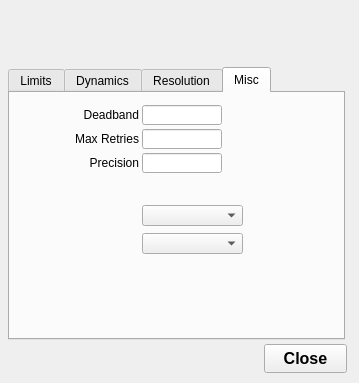
<?xml version="1.0" encoding="UTF-8"?>
<ui version="4.0">
 <class>SetupDialog</class>
 <widget class="QDialog" name="SetupDialog">
  <property name="geometry">
   <rect>
    <x>0</x>
    <y>0</y>
    <width>359</width>
    <height>383</height>
   </rect>
  </property>
  <property name="windowTitle">
   <string>Dialog</string>
  </property>
  <widget class="QPushButton" name="PushButtonExit">
   <property name="geometry">
    <rect>
     <x>264</x>
     <y>344</y>
     <width>83</width>
     <height>29</height>
    </rect>
   </property>
   <property name="font">
    <font>
     <pointsize>12</pointsize>
     <weight>75</weight>
     <bold>true</bold>
    </font>
   </property>
   <property name="text">
    <string>Close</string>
   </property>
   <property name="shortcut">
    <string/>
   </property>
   <property name="autoDefault">
    <bool>false</bool>
   </property>
  </widget>
  <widget class="QWidget" name="layoutWidget">
   <property name="geometry">
    <rect>
     <x>1</x>
     <y>9</y>
     <width>350</width>
     <height>50</height>
    </rect>
   </property>
   <layout class="QGridLayout" name="gridLayout">
    <item row="0" column="0">
     <widget class="QCaLabelPlugin" name="QCaLabelName">
      <property name="minimumSize">
       <size>
        <width>254</width>
        <height>16</height>
       </size>
      </property>
      <property name="font">
       <font>
        <pointsize>14</pointsize>
        <weight>75</weight>
        <bold>true</bold>
       </font>
      </property>
      <property name="alignment">
       <set>Qt::AlignCenter</set>
      </property>
      <property name="variable" stdset="0">
       <string>$(P):$(M):MOTR.NAME</string>
      </property>
     </widget>
    </item>
    <item row="1" column="0">
     <widget class="QCaLabelPlugin" name="QCaLabelDesc">
      <property name="minimumSize">
       <size>
        <width>260</width>
        <height>16</height>
       </size>
      </property>
      <property name="font">
       <font>
        <pointsize>12</pointsize>
        <weight>75</weight>
        <bold>true</bold>
       </font>
      </property>
      <property name="alignment">
       <set>Qt::AlignCenter</set>
      </property>
      <property name="variable" stdset="0">
       <string>$(P):$(M):MOTR.DESC</string>
      </property>
     </widget>
    </item>
    <item row="1" column="1">
     <widget class="QCaLabelPlugin" name="QCaLabelDesc_2">
      <property name="font">
       <font>
        <pointsize>12</pointsize>
        <weight>75</weight>
        <bold>true</bold>
       </font>
      </property>
      <property name="alignment">
       <set>Qt::AlignCenter</set>
      </property>
      <property name="variable" stdset="0">
       <string>$(P):$(M):MOTR.DTYP</string>
      </property>
     </widget>
    </item>
   </layout>
  </widget>
  <widget class="QTabWidget" name="tabWidget">
   <property name="geometry">
    <rect>
     <x>8</x>
     <y>67</y>
     <width>337</width>
     <height>273</height>
    </rect>
   </property>
   <property name="currentIndex">
    <number>3</number>
   </property>
   <widget class="QWidget" name="tab">
    <attribute name="title">
     <string>Limits</string>
    </attribute>
    <widget class="QCaLineEditPlugin" name="QCaLineEditHLM">
     <property name="geometry">
      <rect>
       <x>80</x>
       <y>40</y>
       <width>80</width>
       <height>21</height>
      </rect>
     </property>
     <property name="variable" stdset="0">
      <string>$(P):$(M):MOTR.HLM</string>
     </property>
     <property name="precision">
      <UInt>5</UInt>
     </property>
     <property name="addUnits">
      <bool>false</bool>
     </property>
    </widget>
    <widget class="QCaLineEditPlugin" name="QCaLineEditLLM">
     <property name="geometry">
      <rect>
       <x>80</x>
       <y>68</y>
       <width>80</width>
       <height>21</height>
      </rect>
     </property>
     <property name="variable" stdset="0">
      <string>$(P):$(M):MOTR.LLM</string>
     </property>
     <property name="precision">
      <UInt>5</UInt>
     </property>
     <property name="addUnits">
      <bool>false</bool>
     </property>
    </widget>
    <widget class="QCaLineEditPlugin" name="QCaLineEditDHLM">
     <property name="geometry">
      <rect>
       <x>172</x>
       <y>40</y>
       <width>80</width>
       <height>21</height>
      </rect>
     </property>
     <property name="variable" stdset="0">
      <string>$(P):$(M):MOTR.DHLM</string>
     </property>
     <property name="precision">
      <UInt>5</UInt>
     </property>
     <property name="addUnits">
      <bool>false</bool>
     </property>
    </widget>
    <widget class="QCaLineEditPlugin" name="QCaLineEditDLLM">
     <property name="geometry">
      <rect>
       <x>172</x>
       <y>68</y>
       <width>80</width>
       <height>21</height>
      </rect>
     </property>
     <property name="variable" stdset="0">
      <string>$(P):$(M):MOTR.DLLM</string>
     </property>
     <property name="precision">
      <UInt>5</UInt>
     </property>
     <property name="addUnits">
      <bool>false</bool>
     </property>
    </widget>
    <widget class="QLabel" name="label">
     <property name="geometry">
      <rect>
       <x>20</x>
       <y>44</y>
       <width>57</width>
       <height>15</height>
      </rect>
     </property>
     <property name="text">
      <string>High:</string>
     </property>
     <property name="alignment">
      <set>Qt::AlignRight|Qt::AlignTrailing|Qt::AlignVCenter</set>
     </property>
    </widget>
    <widget class="QLabel" name="label_2">
     <property name="geometry">
      <rect>
       <x>20</x>
       <y>68</y>
       <width>57</width>
       <height>15</height>
      </rect>
     </property>
     <property name="text">
      <string>Low:</string>
     </property>
     <property name="alignment">
      <set>Qt::AlignRight|Qt::AlignTrailing|Qt::AlignVCenter</set>
     </property>
    </widget>
    <widget class="QLabel" name="label_3">
     <property name="geometry">
      <rect>
       <x>80</x>
       <y>20</y>
       <width>57</width>
       <height>15</height>
      </rect>
     </property>
     <property name="text">
      <string>User</string>
     </property>
    </widget>
    <widget class="QLabel" name="label_4">
     <property name="geometry">
      <rect>
       <x>172</x>
       <y>20</y>
       <width>57</width>
       <height>15</height>
      </rect>
     </property>
     <property name="text">
      <string>Dial</string>
     </property>
    </widget>
   </widget>
   <widget class="QWidget" name="tab_2">
    <attribute name="title">
     <string>Dynamics</string>
    </attribute>
    <widget class="QCaLineEditPlugin" name="QCaLineEditSMAX">
     <property name="geometry">
      <rect>
       <x>152</x>
       <y>20</y>
       <width>80</width>
       <height>21</height>
      </rect>
     </property>
     <property name="variable" stdset="0">
      <string>$(P):$(M):MOTR.SMAX</string>
     </property>
     <property name="variableSubstitutions" stdset="0">
      <string>P=ESA:XPS1,M=m1</string>
     </property>
     <property name="precision">
      <UInt>5</UInt>
     </property>
     <property name="addUnits">
      <bool>false</bool>
     </property>
    </widget>
    <widget class="QCaLineEditPlugin" name="QCaLineEditS">
     <property name="geometry">
      <rect>
       <x>152</x>
       <y>48</y>
       <width>80</width>
       <height>21</height>
      </rect>
     </property>
     <property name="variable" stdset="0">
      <string>$(P):$(M):MOTR.S</string>
     </property>
     <property name="precision">
      <UInt>5</UInt>
     </property>
     <property name="addUnits">
      <bool>false</bool>
     </property>
    </widget>
    <widget class="QCaLineEditPlugin" name="QCaLineEditSBAK">
     <property name="geometry">
      <rect>
       <x>240</x>
       <y>48</y>
       <width>80</width>
       <height>21</height>
      </rect>
     </property>
     <property name="variable" stdset="0">
      <string>$(P):$(M):MOTR.SBAK</string>
     </property>
     <property name="precision">
      <UInt>5</UInt>
     </property>
     <property name="addUnits">
      <bool>false</bool>
     </property>
    </widget>
    <widget class="QCaLineEditPlugin" name="QCaLineEditSBAS">
     <property name="geometry">
      <rect>
       <x>152</x>
       <y>76</y>
       <width>80</width>
       <height>21</height>
      </rect>
     </property>
     <property name="variable" stdset="0">
      <string>$(P):$(M):MOTR.SBAS</string>
     </property>
     <property name="precision">
      <UInt>5</UInt>
     </property>
     <property name="addUnits">
      <bool>false</bool>
     </property>
    </widget>
    <widget class="QLabel" name="label_5">
     <property name="geometry">
      <rect>
       <x>44</x>
       <y>24</y>
       <width>105</width>
       <height>16</height>
      </rect>
     </property>
     <property name="text">
      <string>Max Speed (rps)</string>
     </property>
     <property name="alignment">
      <set>Qt::AlignRight|Qt::AlignTrailing|Qt::AlignVCenter</set>
     </property>
    </widget>
    <widget class="QLabel" name="label_6">
     <property name="geometry">
      <rect>
       <x>44</x>
       <y>48</y>
       <width>105</width>
       <height>16</height>
      </rect>
     </property>
     <property name="text">
      <string>Speed (rps)</string>
     </property>
     <property name="alignment">
      <set>Qt::AlignRight|Qt::AlignTrailing|Qt::AlignVCenter</set>
     </property>
    </widget>
    <widget class="QLabel" name="label_7">
     <property name="geometry">
      <rect>
       <x>36</x>
       <y>76</y>
       <width>113</width>
       <height>16</height>
      </rect>
     </property>
     <property name="text">
      <string>Base Speed (rps)</string>
     </property>
     <property name="alignment">
      <set>Qt::AlignRight|Qt::AlignTrailing|Qt::AlignVCenter</set>
     </property>
    </widget>
    <widget class="QCaLineEditPlugin" name="QCaLineEditSBAS_2">
     <property name="geometry">
      <rect>
       <x>152</x>
       <y>104</y>
       <width>80</width>
       <height>21</height>
      </rect>
     </property>
     <property name="variable" stdset="0">
      <string>$(P):$(M):MOTR.ACCL</string>
     </property>
     <property name="precision">
      <UInt>5</UInt>
     </property>
     <property name="addUnits">
      <bool>false</bool>
     </property>
    </widget>
    <widget class="QCaLineEditPlugin" name="QCaLineEditSBAS_3">
     <property name="geometry">
      <rect>
       <x>240</x>
       <y>104</y>
       <width>80</width>
       <height>21</height>
      </rect>
     </property>
     <property name="variable" stdset="0">
      <string>$(P):$(M):MOTR.BACC</string>
     </property>
     <property name="precision">
      <UInt>5</UInt>
     </property>
     <property name="addUnits">
      <bool>false</bool>
     </property>
    </widget>
    <widget class="QLabel" name="label_8">
     <property name="geometry">
      <rect>
       <x>36</x>
       <y>104</y>
       <width>113</width>
       <height>16</height>
      </rect>
     </property>
     <property name="text">
      <string>Accel Time (s)</string>
     </property>
     <property name="alignment">
      <set>Qt::AlignRight|Qt::AlignTrailing|Qt::AlignVCenter</set>
     </property>
    </widget>
    <widget class="QCaLineEditPlugin" name="QCaLineEditSBAS_4">
     <property name="geometry">
      <rect>
       <x>240</x>
       <y>132</y>
       <width>80</width>
       <height>21</height>
      </rect>
     </property>
     <property name="variable" stdset="0">
      <string>$(P):$(M):MOTR.BDST</string>
     </property>
     <property name="precision">
      <UInt>5</UInt>
     </property>
     <property name="addUnits">
      <bool>false</bool>
     </property>
    </widget>
    <widget class="QCaLineEditPlugin" name="QCaLineEditSBAS_5">
     <property name="geometry">
      <rect>
       <x>152</x>
       <y>160</y>
       <width>80</width>
       <height>21</height>
      </rect>
     </property>
     <property name="variable" stdset="0">
      <string>$(P):$(M):MOTR.FRAC</string>
     </property>
     <property name="precision">
      <UInt>5</UInt>
     </property>
     <property name="addUnits">
      <bool>false</bool>
     </property>
    </widget>
    <widget class="QCaLineEditPlugin" name="QCaLineEditSBAS_6">
     <property name="geometry">
      <rect>
       <x>152</x>
       <y>188</y>
       <width>80</width>
       <height>21</height>
      </rect>
     </property>
     <property name="variable" stdset="0">
      <string>$(P):$(M):MOTR.HVEL</string>
     </property>
     <property name="precision">
      <UInt>5</UInt>
     </property>
     <property name="addUnits">
      <bool>false</bool>
     </property>
    </widget>
    <widget class="QLabel" name="label_9">
     <property name="geometry">
      <rect>
       <x>4</x>
       <y>132</y>
       <width>121</width>
       <height>16</height>
      </rect>
     </property>
     <property name="text">
      <string>Backlash Dist (</string>
     </property>
     <property name="alignment">
      <set>Qt::AlignRight|Qt::AlignTrailing|Qt::AlignVCenter</set>
     </property>
    </widget>
    <widget class="QLabel" name="label_10">
     <property name="geometry">
      <rect>
       <x>36</x>
       <y>160</y>
       <width>113</width>
       <height>16</height>
      </rect>
     </property>
     <property name="text">
      <string>Move Fraction</string>
     </property>
     <property name="alignment">
      <set>Qt::AlignRight|Qt::AlignTrailing|Qt::AlignVCenter</set>
     </property>
    </widget>
    <widget class="QLabel" name="label_11">
     <property name="geometry">
      <rect>
       <x>12</x>
       <y>192</y>
       <width>93</width>
       <height>16</height>
      </rect>
     </property>
     <property name="text">
      <string>Home Speed (</string>
     </property>
     <property name="alignment">
      <set>Qt::AlignRight|Qt::AlignTrailing|Qt::AlignVCenter</set>
     </property>
    </widget>
    <widget class="QCaLabelPlugin" name="qcalabelplugin">
     <property name="geometry">
      <rect>
       <x>124</x>
       <y>132</y>
       <width>29</width>
       <height>16</height>
      </rect>
     </property>
     <property name="alignment">
      <set>Qt::AlignCenter</set>
     </property>
     <property name="variable" stdset="0">
      <string>$(P):MOTR.EGU</string>
     </property>
     <property name="variableSubstitutions" stdset="0">
      <string>P=ESA:XPS1:m1:1</string>
     </property>
    </widget>
    <widget class="QLabel" name="label_12">
     <property name="geometry">
      <rect>
       <x>152</x>
       <y>132</y>
       <width>16</width>
       <height>16</height>
      </rect>
     </property>
     <property name="text">
      <string>)</string>
     </property>
    </widget>
    <widget class="QCaLabelPlugin" name="qcalabelplugin_2">
     <property name="geometry">
      <rect>
       <x>104</x>
       <y>192</y>
       <width>29</width>
       <height>16</height>
      </rect>
     </property>
     <property name="alignment">
      <set>Qt::AlignCenter</set>
     </property>
     <property name="variable" stdset="0">
      <string>$(P):MOTR.EGU</string>
     </property>
     <property name="variableSubstitutions" stdset="0">
      <string>P=ESA:XPS1:m1:1</string>
     </property>
    </widget>
    <widget class="QLabel" name="label_13">
     <property name="geometry">
      <rect>
       <x>132</x>
       <y>192</y>
       <width>16</width>
       <height>16</height>
      </rect>
     </property>
     <property name="text">
      <string>/s)</string>
     </property>
    </widget>
    <widget class="QLabel" name="label_28">
     <property name="geometry">
      <rect>
       <x>152</x>
       <y>2</y>
       <width>57</width>
       <height>15</height>
      </rect>
     </property>
     <property name="text">
      <string>Normal</string>
     </property>
    </widget>
    <widget class="QLabel" name="label_29">
     <property name="geometry">
      <rect>
       <x>240</x>
       <y>2</y>
       <width>57</width>
       <height>15</height>
      </rect>
     </property>
     <property name="text">
      <string>Backlash</string>
     </property>
    </widget>
   </widget>
   <widget class="QWidget" name="tab_3">
    <attribute name="title">
     <string>Resolution</string>
    </attribute>
    <widget class="QCaLineEditPlugin" name="qcalineeditplugin">
     <property name="geometry">
      <rect>
       <x>116</x>
       <y>12</y>
       <width>89</width>
       <height>20</height>
      </rect>
     </property>
     <property name="variable" stdset="0">
      <string>$(P):$(M):MOTR.EGU</string>
     </property>
     <property name="variableSubstitutions" stdset="0">
      <string>P=ESA:XPS1,M=m1</string>
     </property>
    </widget>
    <widget class="QLabel" name="label_14">
     <property name="geometry">
      <rect>
       <x>56</x>
       <y>14</y>
       <width>57</width>
       <height>15</height>
      </rect>
     </property>
     <property name="text">
      <string>Units</string>
     </property>
     <property name="alignment">
      <set>Qt::AlignRight|Qt::AlignTrailing|Qt::AlignVCenter</set>
     </property>
    </widget>
    <widget class="QCaLineEditPlugin" name="qcalineeditplugin_2">
     <property name="geometry">
      <rect>
       <x>116</x>
       <y>36</y>
       <width>89</width>
       <height>20</height>
      </rect>
     </property>
     <property name="variable" stdset="0">
      <string>$(P):$(M):MOTR.SREV</string>
     </property>
     <property name="variableSubstitutions" stdset="0">
      <string>P=ESA:XPS1,M=m1</string>
     </property>
     <property name="addUnits">
      <bool>false</bool>
     </property>
    </widget>
    <widget class="QCaLineEditPlugin" name="qcalineeditplugin_3">
     <property name="geometry">
      <rect>
       <x>116</x>
       <y>60</y>
       <width>89</width>
       <height>20</height>
      </rect>
     </property>
     <property name="variable" stdset="0">
      <string>$(P):$(M):MOTR.UREV</string>
     </property>
     <property name="variableSubstitutions" stdset="0">
      <string>P=ESA:XPS1,M=m1</string>
     </property>
     <property name="addUnits">
      <bool>false</bool>
     </property>
    </widget>
    <widget class="QCaLineEditPlugin" name="qcalineeditplugin_4">
     <property name="geometry">
      <rect>
       <x>116</x>
       <y>84</y>
       <width>89</width>
       <height>20</height>
      </rect>
     </property>
     <property name="variable" stdset="0">
      <string>$(P):$(M):MOTR.ERES</string>
     </property>
     <property name="variableSubstitutions" stdset="0">
      <string>P=ESA:XPS1,M=m1</string>
     </property>
     <property name="addUnits">
      <bool>false</bool>
     </property>
    </widget>
    <widget class="QCaLineEditPlugin" name="qcalineeditplugin_5">
     <property name="geometry">
      <rect>
       <x>116</x>
       <y>108</y>
       <width>89</width>
       <height>20</height>
      </rect>
     </property>
     <property name="variable" stdset="0">
      <string>$(P):$(M):MOTR.RRES</string>
     </property>
     <property name="variableSubstitutions" stdset="0">
      <string>P=ESA:XPS1,M=m1</string>
     </property>
     <property name="addUnits">
      <bool>false</bool>
     </property>
    </widget>
    <widget class="QCaLineEditPlugin" name="qcalineeditplugin_6">
     <property name="geometry">
      <rect>
       <x>116</x>
       <y>132</y>
       <width>201</width>
       <height>20</height>
      </rect>
     </property>
     <property name="variable" stdset="0">
      <string>$(P):$(M):MOTR.RDBL</string>
     </property>
     <property name="variableSubstitutions" stdset="0">
      <string>P=ESA:XPS1,M=m1</string>
     </property>
    </widget>
    <widget class="QLabel" name="label_15">
     <property name="geometry">
      <rect>
       <x>56</x>
       <y>38</y>
       <width>57</width>
       <height>15</height>
      </rect>
     </property>
     <property name="text">
      <string>Motor</string>
     </property>
     <property name="alignment">
      <set>Qt::AlignRight|Qt::AlignTrailing|Qt::AlignVCenter</set>
     </property>
    </widget>
    <widget class="QLabel" name="label_16">
     <property name="geometry">
      <rect>
       <x>56</x>
       <y>62</y>
       <width>57</width>
       <height>15</height>
      </rect>
     </property>
     <property name="text">
      <string>Motor</string>
     </property>
     <property name="alignment">
      <set>Qt::AlignRight|Qt::AlignTrailing|Qt::AlignVCenter</set>
     </property>
    </widget>
    <widget class="QLabel" name="label_17">
     <property name="geometry">
      <rect>
       <x>56</x>
       <y>86</y>
       <width>57</width>
       <height>15</height>
      </rect>
     </property>
     <property name="text">
      <string>Encoder</string>
     </property>
     <property name="alignment">
      <set>Qt::AlignRight|Qt::AlignTrailing|Qt::AlignVCenter</set>
     </property>
    </widget>
    <widget class="QLabel" name="label_18">
     <property name="geometry">
      <rect>
       <x>48</x>
       <y>110</y>
       <width>65</width>
       <height>15</height>
      </rect>
     </property>
     <property name="text">
      <string>Readback</string>
     </property>
     <property name="alignment">
      <set>Qt::AlignRight|Qt::AlignTrailing|Qt::AlignVCenter</set>
     </property>
    </widget>
    <widget class="QLabel" name="label_19">
     <property name="geometry">
      <rect>
       <x>40</x>
       <y>134</y>
       <width>73</width>
       <height>15</height>
      </rect>
     </property>
     <property name="text">
      <string>RBV in Link</string>
     </property>
     <property name="alignment">
      <set>Qt::AlignRight|Qt::AlignTrailing|Qt::AlignVCenter</set>
     </property>
    </widget>
    <widget class="QCaLabelPlugin" name="qcalabelplugin_4">
     <property name="geometry">
      <rect>
       <x>208</x>
       <y>64</y>
       <width>21</width>
       <height>16</height>
      </rect>
     </property>
     <property name="variable" stdset="0">
      <string>$(P):MOTR.EGU</string>
     </property>
     <property name="variableSubstitutions" stdset="0">
      <string>P=ESA:XPS1:m1:1</string>
     </property>
    </widget>
    <widget class="QCaLabelPlugin" name="qcalabelplugin_5">
     <property name="geometry">
      <rect>
       <x>208</x>
       <y>88</y>
       <width>21</width>
       <height>16</height>
      </rect>
     </property>
     <property name="variable" stdset="0">
      <string>$(P):MOTR.EGU</string>
     </property>
     <property name="variableSubstitutions" stdset="0">
      <string>P=ESA:XPS1:m1:1</string>
     </property>
    </widget>
    <widget class="QCaLabelPlugin" name="qcalabelplugin_6">
     <property name="geometry">
      <rect>
       <x>208</x>
       <y>112</y>
       <width>21</width>
       <height>16</height>
      </rect>
     </property>
     <property name="variable" stdset="0">
      <string>$(P):MOTR.EGU</string>
     </property>
     <property name="variableSubstitutions" stdset="0">
      <string>P=ESA:XPS1:m1:1</string>
     </property>
    </widget>
    <widget class="QLabel" name="label_20">
     <property name="geometry">
      <rect>
       <x>208</x>
       <y>40</y>
       <width>65</width>
       <height>16</height>
      </rect>
     </property>
     <property name="text">
      <string>Steps/rev</string>
     </property>
    </widget>
    <widget class="QLabel" name="label_21">
     <property name="geometry">
      <rect>
       <x>232</x>
       <y>64</y>
       <width>33</width>
       <height>16</height>
      </rect>
     </property>
     <property name="text">
      <string>/rev</string>
     </property>
    </widget>
    <widget class="QLabel" name="label_22">
     <property name="geometry">
      <rect>
       <x>232</x>
       <y>88</y>
       <width>37</width>
       <height>16</height>
      </rect>
     </property>
     <property name="text">
      <string>/step</string>
     </property>
    </widget>
    <widget class="QCaLineEditPlugin" name="qcalineeditplugin_7">
     <property name="geometry">
      <rect>
       <x>116</x>
       <y>160</y>
       <width>89</width>
       <height>20</height>
      </rect>
     </property>
     <property name="variable" stdset="0">
      <string>$(P):$(M):MOTR.DLY</string>
     </property>
     <property name="variableSubstitutions" stdset="0">
      <string>P=ESA:XPS1,M=m1</string>
     </property>
     <property name="addUnits">
      <bool>false</bool>
     </property>
    </widget>
    <widget class="QLabel" name="label_23">
     <property name="geometry">
      <rect>
       <x>12</x>
       <y>164</y>
       <width>101</width>
       <height>15</height>
      </rect>
     </property>
     <property name="text">
      <string>Readback Delay</string>
     </property>
     <property name="alignment">
      <set>Qt::AlignRight|Qt::AlignTrailing|Qt::AlignVCenter</set>
     </property>
    </widget>
    <widget class="QLabel" name="label_24">
     <property name="geometry">
      <rect>
       <x>208</x>
       <y>162</y>
       <width>25</width>
       <height>16</height>
      </rect>
     </property>
     <property name="text">
      <string>sec</string>
     </property>
    </widget>
   </widget>
   <widget class="QWidget" name="tab_4">
    <attribute name="title">
     <string>Misc</string>
    </attribute>
    <widget class="QCaLineEditPlugin" name="qcalineeditplugin_8">
     <property name="geometry">
      <rect>
       <x>132</x>
       <y>12</y>
       <width>80</width>
       <height>20</height>
      </rect>
     </property>
     <property name="variable" stdset="0">
      <string>$(P):$(M):MOTR.RDBD</string>
     </property>
     <property name="variableSubstitutions" stdset="0">
      <string>P=ESA:XPS1,M=m1</string>
     </property>
     <property name="addUnits">
      <bool>false</bool>
     </property>
    </widget>
    <widget class="QCaLabelPlugin" name="qcalabelplugin_3">
     <property name="geometry">
      <rect>
       <x>214</x>
       <y>14</y>
       <width>21</width>
       <height>16</height>
      </rect>
     </property>
     <property name="variable" stdset="0">
      <string>$(P):MOTR.EGU</string>
     </property>
     <property name="variableSubstitutions" stdset="0">
      <string>P=ESA:XPS1:m1:1</string>
     </property>
    </widget>
    <widget class="QLabel" name="label_25">
     <property name="geometry">
      <rect>
       <x>60</x>
       <y>14</y>
       <width>69</width>
       <height>15</height>
      </rect>
     </property>
     <property name="text">
      <string>Deadband</string>
     </property>
     <property name="alignment">
      <set>Qt::AlignRight|Qt::AlignTrailing|Qt::AlignVCenter</set>
     </property>
    </widget>
    <widget class="QCaLineEditPlugin" name="qcalineeditplugin_9">
     <property name="geometry">
      <rect>
       <x>132</x>
       <y>36</y>
       <width>80</width>
       <height>20</height>
      </rect>
     </property>
     <property name="variable" stdset="0">
      <string>$(P):$(M):MOTR.RTRY</string>
     </property>
     <property name="variableSubstitutions" stdset="0">
      <string>P=ESA:XPS1,M=m1</string>
     </property>
     <property name="addUnits">
      <bool>false</bool>
     </property>
    </widget>
    <widget class="QCaLineEditPlugin" name="qcalineeditplugin_10">
     <property name="geometry">
      <rect>
       <x>132</x>
       <y>60</y>
       <width>80</width>
       <height>20</height>
      </rect>
     </property>
     <property name="variable" stdset="0">
      <string>$(P):$(M):MOTR.PREC</string>
     </property>
     <property name="variableSubstitutions" stdset="0">
      <string>P=ESA:XPS1,M=m1</string>
     </property>
     <property name="addUnits">
      <bool>false</bool>
     </property>
    </widget>
    <widget class="QLabel" name="label_26">
     <property name="geometry">
      <rect>
       <x>56</x>
       <y>38</y>
       <width>73</width>
       <height>15</height>
      </rect>
     </property>
     <property name="text">
      <string>Max Retries</string>
     </property>
     <property name="alignment">
      <set>Qt::AlignRight|Qt::AlignTrailing|Qt::AlignVCenter</set>
     </property>
    </widget>
    <widget class="QLabel" name="label_27">
     <property name="geometry">
      <rect>
       <x>60</x>
       <y>62</y>
       <width>69</width>
       <height>15</height>
      </rect>
     </property>
     <property name="text">
      <string>Precision</string>
     </property>
     <property name="alignment">
      <set>Qt::AlignRight|Qt::AlignTrailing|Qt::AlignVCenter</set>
     </property>
    </widget>
    <widget class="QCaComboBoxPlugin" name="qcacomboboxplugin">
     <property name="geometry">
      <rect>
       <x>132</x>
       <y>112</y>
       <width>101</width>
       <height>21</height>
      </rect>
     </property>
     <property name="variable" stdset="0">
      <string>$(P):$(M):CALC:VAL.SCAN</string>
     </property>
     <property name="variableSubstitutions" stdset="0">
      <string>P=ESA:XPS1,M=m1</string>
     </property>
     <property name="subscribe">
      <bool>true</bool>
     </property>
    </widget>
    <widget class="QCaComboBoxPlugin" name="qcacomboboxplugin_2">
     <property name="geometry">
      <rect>
       <x>132</x>
       <y>140</y>
       <width>101</width>
       <height>21</height>
      </rect>
     </property>
     <property name="variable" stdset="0">
      <string>$(P):$(M):CALC:RBV.SCAN</string>
     </property>
     <property name="variableSubstitutions" stdset="0">
      <string>P=ESA:XPS1,M=m1</string>
     </property>
     <property name="subscribe">
      <bool>true</bool>
     </property>
    </widget>
   </widget>
  </widget>
 </widget>
 <customwidgets>
  <customwidget>
   <class>QCaLabelPlugin</class>
   <extends>QLabel</extends>
   <header>QCaLabelPlugin.h</header>
  </customwidget>
  <customwidget>
   <class>QCaLineEditPlugin</class>
   <extends>QLineEdit</extends>
   <header>QCaLineEditPlugin.h</header>
  </customwidget>
  <customwidget>
   <class>QCaComboBoxPlugin</class>
   <extends>QComboBox</extends>
   <header>QCaComboBoxPlugin.h</header>
  </customwidget>
 </customwidgets>
 <resources/>
 <connections>
  <connection>
   <sender>PushButtonExit</sender>
   <signal>clicked(bool)</signal>
   <receiver>SetupDialog</receiver>
   <slot>close()</slot>
   <hints>
    <hint type="sourcelabel">
     <x>303</x>
     <y>196</y>
    </hint>
    <hint type="destinationlabel">
     <x>186</x>
     <y>168</y>
    </hint>
   </hints>
  </connection>
 </connections>
</ui>
